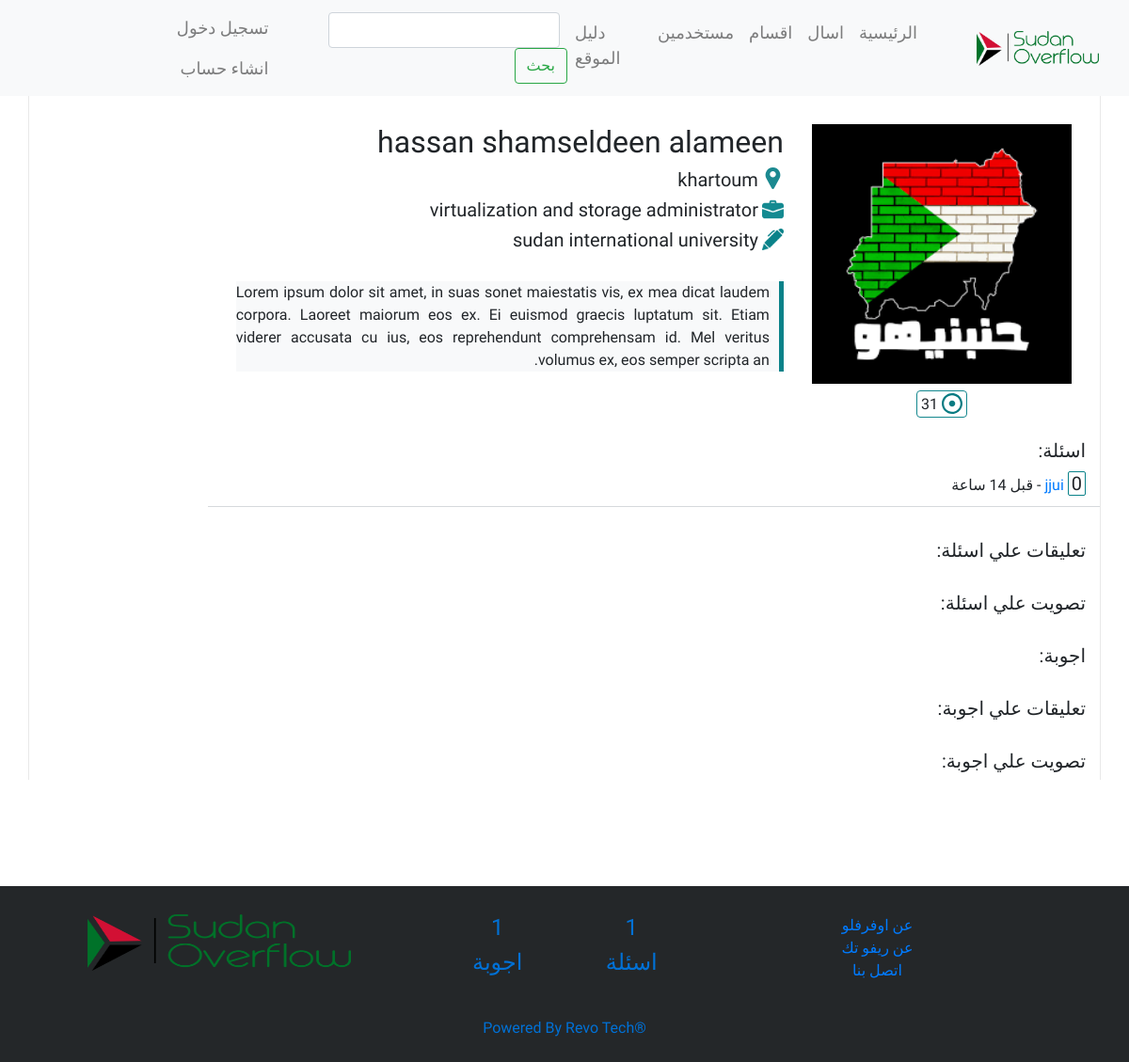
Screenshot of /main/user/4936585654 with the database file from the repository.
### tables this page shows
CREATE TABLE `users` (
  `id` int(50) NOT NULL,
  `username` varchar(100) NOT NULL,
  `password` varchar(100) NOT NULL,
  `profile_pic` varchar(100) NOT NULL,
  `location` varchar(100) NOT NULL,
  `job` varchar(100) NOT NULL,
  `college` varchar(100) NOT NULL,
  `bio` longtext NOT NULL,
  `full_name` varchar(50) NOT NULL,
  `points` int(11) NOT NULL,
  `email` varchar(50) NOT NULL,
  `activated` int(11) NOT NULL,
  `token` varchar(100) NOT NULL,
  `social` int(11) NOT NULL,
  `recovery_token` int(11) NOT NULL,
  `created_at` timestamp NOT NULL DEFAULT current_timestamp()
);

CREATE TABLE `questions` (
  `id` int(100) NOT NULL,
  `title` varchar(200) NOT NULL,
  `body` longtext NOT NULL,
  `tags` varchar(100) NOT NULL,
  `asker` varchar(100) NOT NULL,
  `asker_id` int(11) NOT NULL,
  `votes` int(11) NOT NULL,
  `edited_at` varchar(50) NOT NULL,
  `views` int(11) NOT NULL,
  `answers` int(11) NOT NULL,
  `at` timestamp NOT NULL DEFAULT current_timestamp(),
  `asker_username` varchar(100) NOT NULL
);

### application/controllers/Main.php (called while the page is built, shortened)
<?php
class Main extends CI_Controller {
    public function user($id){
        $this->load->model('question_model');
        $all_stats = $this->question_model->all_stats();
        $nots = $this->question_model->get_notifications();
        $this->load->model('user_model');
        $id=$id/62488426;
        $user_info = $this->user_model->get_user_info($id);
        $user_activity = $this->question_model->user_profile_activity($user_info[0]->email);
        $this->load->view('header',array('nots'=>$nots));
        $this->load->view('profile',array('user_info'=>$user_info,'user_activity'=>$user_activity));
        $this->load->view('footer',array('all_stats'=>$all_stats));
    }
}

### index.php (called while the page is built, shortened)
<?php
require_once BASEPATH.'core/CodeIgniter.php';

### application/models/User_model.php (called while the page is built, shortened)
<?php
class User_model extends CI_Model{
public function get_user_info($id){
    $sql=("SELECT * FROM users WHERE id='$id'");
    return $this->db->query($sql)->result();
}
    }
?>

### application/models/Question_model.php (called while the page is built, shortened)
<?php
class Question_model extends CI_Model{
    public function user_profile_activity($user){
        $questions = $this->db->query("select title,id,votes,at from questions where asker='$user'")->result();
        $questions_comments = $this->db->query("select questions.title,questions.id as id,questions.votes,comments.at,comments.id as comment_id from questions
        inner join comments where comments.question_id=questions.id and commentor='$user'")->result();
        $questions_votes = $this->db->query("select questions.title,questions.id,questions.votes,votes.at from questions
        inner join votes where votes.question_id=questions.id and voter='$user'")->result();
        $answers = $this->db->query("select questions.title,questions.id,answers.at,answers.votes from questions
        inner join answers where answers.question_id=questions.id and answerer='$user'")->result();
        $answer_votes = $this->db->query("select questions.title,questions.id,questions.votes,answer_votes.at,answer_votes.down_up from questions
        inner join answer_votes where answer_votes.question_id=questions.id and voter='$user'")->result();
        $answer_comments = $this->db->query("select questions.title,questions.id as id,questions.votes,answers_comments.at,answers_comments.id as comment_id from questions
        inner join answers_comments where answers_comments.question_id=questions.id and commentor='$user'")->result();
        $answer_votes = $this->db->query("select questions.title,questions.id,questions.votes,answer_votes.at from questions
        inner join answer_votes where answer_votes.question_id=questions.id and voter='$user'")->result();
        $result = array();
        array_push($result,$questions,$questions_comments,$questions_votes,$answers,$answer_comments,$answer_votes);
        return $result;
    }
    public function all_stats(){
        $sql1=("select count(*) as questions from questions");
        $sql2=("select count(*) as answers from answers");
        $result = $this->db->query($sql1)->result();
        $result2 = $this->db->query($sql2)->result();
        $all = array();
        array_push($all,$result,$result2);
        return $all;
    }
}
?>

### application/views/profile.php (the view, shortened to what this page needs)
<div class="container text-right">
    <div class="row">
        <div class="col-sm-10">
            <div class="col-sm-4">
                <img id="p_profile_pic" src="<?php echo base_url('images/profiles/').$user_info[0]->profile_pic;?>">
                <div style="text-align:center;margin-top:10px;">
                <span style="border: 1px solid #13878e;padding:4px;border-radius: 4px;">
                    <img id="p_points_icon" src="<?php echo base_url('images/point.svg');?>">
                    <div class="" id="p_points"><?php echo $user_info[0]->points;?></div>
                </span>
                </div>
            </div>
            <div class="col-sm-8">
                <h2 id="p_username"><?php echo $user_info[0]->full_name; ?></h2>
                <div>
                <img id="p_location_icon" src="<?php echo base_url('images/pin.svg');?>"><h5 id="p_location"><?php echo $user_info[0]->location; ?></h5>
                </div>
                <div>
                <img id="p_work_icon" src="<?php echo base_url('images/work.png');?>"><h5 id="p_job"><?php echo $user_info[0]->job; ?></h5>
                </div>
                <div>
                <img id="p_college_icon" src="<?php echo base_url('images/interface.png');?>"><h5 id="p_college"><?php echo $user_info[0]->college; ?></h5>
                </div>
                <br>
                <div id="p_bio" class="text-justify"><?php echo $user_info[0]->bio; ?></div>
            </div>
        </div>
    </div>
    <br>
    <h5>اسئلة:</h5>
    <div class="row">
        <?php foreach($user_activity[0] as $question):?>
        <div class="col-md-10 p_activity_container">
            <span>
                <span class="votes_p_questions"><?php echo $question->votes;?></span>
                <a href="<?php echo base_url('main/question/').$question->id*62488426;?>"><?php echo $question->title;?></a> -
                <span class="votes_p_at"><?php echo "قبل ".posted_since($question->at);?></span>
            </span>
        </div>
        <?php endforeach;?>
    </div>
    <br>
    <h5>تعليقات علي اسئلة:</h5>
    <br>
    <h5>تصويت علي اسئلة:</h5>
    <br>
    <h5>اجوبة:</h5>
    <br>
    <h5>تعليقات علي اجوبة:</h5>
    <br>
    <h5>تصويت علي اجوبة:</h5>
</div>

### application/views/header.php (shortened to what this page needs)
<!DOCTYPE HTML>
<html lang="en">
<head>
    <link rel='stylesheet' href='<?php echo base_url() ; ?>/style/bootstrap.min.css'>
    <link rel='stylesheet' href='<?php echo base_url() ; ?>/style/bootstrap-rtl.min.css'>
    <link rel='stylesheet' href='<?php echo base_url() ; ?>/style/style.css'>
    <link rel='stylesheet' href='<?php echo base_url() ; ?>/style/dropzone.css'>
 </head>
<nav class="navbar navbar-expand-lg navbar-light bg-light">
  <a class="navbar-brand" href="#"><img id="logo" src="<?php echo base_url('images/logo.png');?>"></a>
  <div class="collapse navbar-collapse" id="navbarSupportedContent">
    <ul class="navbar-nav">
      <li class="nav-item">
      <a class="nav-item nav-link " id="home_top_nav" href="<?php echo base_url('main/home'); ?>">الرئيسية</a>
      </li>
      <li class="nav-item ">
      <a class="nav-item nav-link check_login" id="ask_top_nav" href="<?php echo base_url('main/ask'); ?>">اسال</a>
      </li>
      <li class="nav-item ">
      <a class="nav-item nav-link" href="<?php echo base_url('main/tags'); ?>" id="tags_top_nav">اقسام</a>
      </li>
      <li class="nav-item ">
      <a class="nav-item nav-link" href="<?php echo base_url('main/users'); ?>" id="users_top_nav">مستخدمين</a>
      </li>
      <li class="nav-item ">
      <a class="nav-item nav-link" href="<?php echo base_url('main/guide'); ?>" id="guide_top_nav">دليل الموقع</a>
      </li>
      <li class="nav-item">
        <form id="header_search" class="form-inline my-2 my-lg-0" method="post" action="<?php echo base_url('main/search');?>">
        <input class="form-control mr-sm-2" type="search" name="text" id="text" placeholder="" aria-label="Search">
        <button class="btn btn-outline-success my-2 my-sm-0" id="" type="submit">بحث</button>
        </form>
      </li>
    </ul>
    <ul class="navbar-nav" id="not_sign_header" style="display:none">
      <li class="nav-item">
        <a class="nav-item nav-link" id="login_nav" href="<?php echo base_url('main/login'); ?>">تسجيل دخول</a>
      </li>
          <li class="nav-item">
            <a class="nav-item nav-link" id="signup_nav" href="<?php echo base_url('main/signup'); ?>"> انشاء حساب</a>
          </li>
    </ul>
    <ul class="navbar-nav">
    <li class="nav-item">
        <a class="nav-item nav-link" href="<?php echo base_url('main/user/').$this->session->userdata('user_id')*62488426;?>"><?php echo $this->session->userdata('username');?></a>
      </li>
    </ul>
  </div>
</nav>
<?Php
function posted_since($time){
  $current = date('Y-m-d H:i:s', time());
  $new = strtotime($current) - strtotime($time);
  if($new < 60){
    if($new <= 10){
      $new.=" ثواني";
    }else{
      $new.=" ثانية";
    }
  }
  else if($new < 86400){
     $new=(int)floor($new/3600);
     if($new < 2){
       $new =" ساعة";
      }
     else if($new <= 10 && $new > 1){
      $new.=" ساعات";
   }else{$new.=" ساعة";
   }
  }
  return $new;
}
?>

### application/views/footer.php
<div id="footer">
  <div style="background-color: #242729;color: ;">
  <div class="container" style="border: none;">
    <div class="row justify-content-md-center">
      <div class="col-md-4 col-xs-4">
        <div class="text-center"><a href="<?php echo base_url('main/about');?>">عن اوفرفلو</a></div>
        <div class="text-center"><a href="<?php echo base_url('main/about-revo');?>">عن ريفو تك</a></div>
        <div class="text-center"><a href="<?php echo base_url('main/contact');?>">اتصل بنا</a></div>
      </div>
      <div class="col-md-3 col-xs-3">
        <div class="row">
          <div class="col-md-6 col-xs-6">
            <span>
            <h4 class="text-center"><?php echo $all_stats[0][0]->questions;?></h4>
            <h4 class="text-center">اسئلة</h4>
          </span>
        </div>
        <div class="col-md-6 col-xs-6">
          <span>
            <h4 class="text-center"><?php echo $all_stats[1][0]->answers;?></h4>
            <h4 class="text-center">اجوبة</h4>
          </span>
        </div>
      </div>
    </div>
      <div class="col-md-4 col-xs-4">
        <img id='logo_on_footer' style="height: 70%;width: 80%;" src="<?php echo base_url('images/logo.png');?>">
      </div>
  </div>
  </div>
  <br>
  <div class="text-center">®Powered By Revo Tech</div>
<br>
</div>

### style/style.css (style rules this page uses)
#not_sign_header a { font-size: 18px; }
.container { border-left: 1px solid #e8e8e8;border-right: 1px solid #e8e8e8;padding-top: 30px; }
#p_bio { background-color: #f8f9fa;border-right: 5px solid #0a8289;padding-right: 10px; }
#p_profile_pic { margin-left: auto;margin-right: auto;width: 100%; }
#p_location_icon,#p_work_icon,#p_college_icon { height: 30px;display: inline-block;padding-bottom: 7px;margin-left: 4px; }
#p_location,#p_job,#p_college { display: inline-block; }
#p_points_icon { height: 25px;padding-bottom: 3px;display: inline-block; }
#p_points { display: inline-block; }
.votes_p_questions,.users_points { font-size: 20px;border: 1px solid #0a8289;border-radius: 2px;padding: 0px 3px 0px 3px; }
.p_activity_container { border-bottom: 1px solid #d6d9dc;padding-bottom: 9px;margin-bottom: 10px; }
#footer { background-color: #242729;color: #0071d6;position: absolute;bottom: 0;width: 100%; }
.navbar-light .navbar-nav .nav-link { font-size:18px; }
#logo { width: 130px;height: 37px; }

### rows the page displays
users: profile_pic (picture), points "31", full_name "hassan shamseldeen alameen", location "khartoum", job "virtualization and storage administrator", college "sudan international university", bio "Lorem ipsum dolor sit amet, in suas sonet maiestatis vis, ex mea dicat laudem corpora. Laoreet maiorum eos ex. Ei euismod graecis luptatum sit. Etiam viderer accusata cu ius, eos reprehendunt comprehensam id. Mel veritus volumus ex, eos semper scripta an."
questions: votes "0", title "jjui", at "14 ساعة"

### other values shown
$all_stats[0][0]->questions "1"
$all_stats[1][0]->answers "1"
